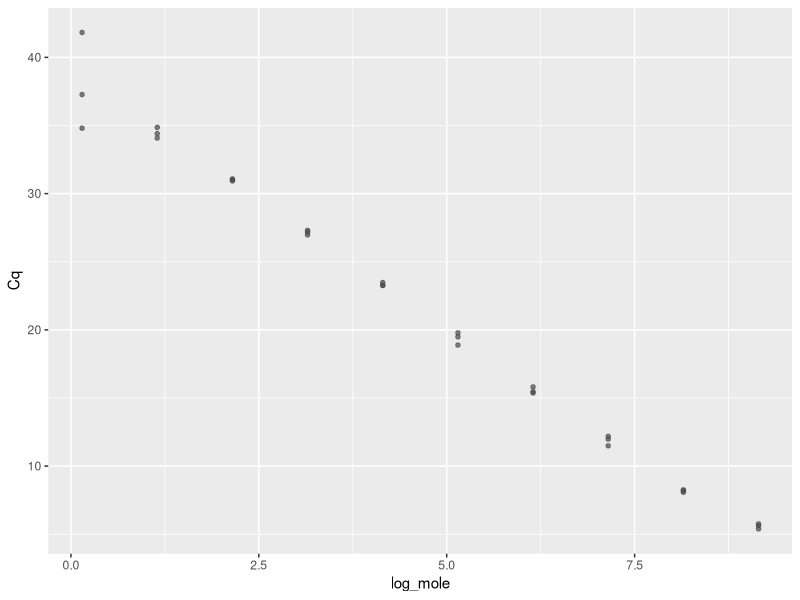
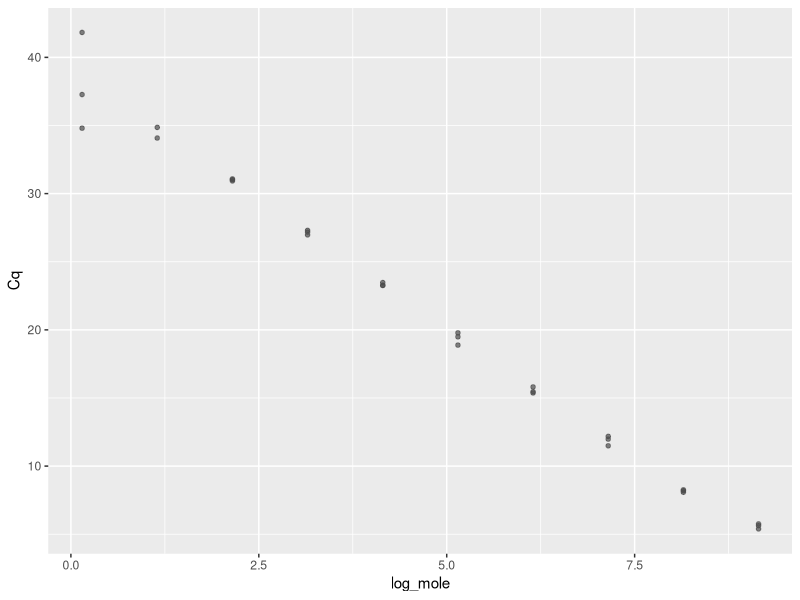
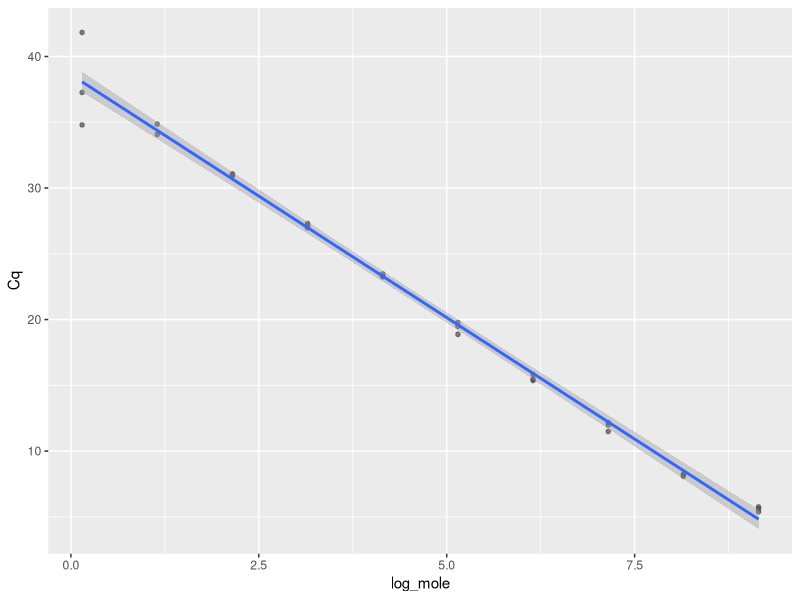

Recreate these plots in R, in order. (Note: this script raises an error after producing the figures.)
library(readxl)
library(ggplot2)

copy_numbers <- read_excel("240306_mcrA qPCR data by copy number_HB.xlsx",
                           range = "A8:B14", col_names = FALSE)
paras <- copy_numbers$...2
names(paras) <- copy_numbers$...1
dilution <- c(1e-1,1e-10,1e-2,1e-3,1e-4,1e-5,1e-6,1e-7,1e-8,1e-9)

#1
qPCR <- read_excel("qPCR.xlsx",sheet = "Sheet2")
#2
qPCR <- read_excel("qPCR_0626.xlsx")

#set up standard data
qPCR_std <- qPCR[qPCR$`Sample Type`=='Standard',c(3,5)]
qPCR_std$molecules <- paras["No. molecules (neat, molecules)"]*rep(dilution,each=3)
qPCR_std$log_mole <- log10(qPCR_std$molecules)
qPCR_std$Cq <- as.numeric(qPCR_std$Cq)
ggplot(qPCR_std,aes(x=log_mole,y=Cq))+
  geom_point(size=2,alpha=0.7,shape=20,col='gray30')

#1 remove the outlier and check again
qPCR_std <- qPCR_std[-30,]
ggplot(qPCR_std,aes(x=log_mole,y=Cq))+
  geom_point(size=2,alpha=0.7,shape=20,col='gray30')

qPCR_model <- lm(log_mole~Cq,data=qPCR_std)
summary(qPCR_model)
ggplot(qPCR_std,aes(x=log_mole,y=Cq))+
  geom_point(size=2,alpha=0.7,shape=20,col='gray30')+
  geom_smooth(method = 'lm')

qPCR_sample <- qPCR[qPCR$`Sample Type`=='Unknown',c(3,5)]
qPCR_sample$Cq <- as.numeric(qPCR_sample$Cq)
qPCR_sample$log_mole <- predict(qPCR_model,qPCR_sample)
qPCR_sample$molecules <- 10^qPCR_sample$log_mole

#1
concentration <- c(12.9,76.8,80.6,85.6,1.51)

#2
qPCR_sample$molecules[1:3] <- 0 #set NA as 0
concentration <- c(0.362,1.95,1,1.64,1.52,3.44)

mean_mole <- aggregate(molecules ~ `Sample Name`, data = qPCR_sample, FUN = mean)
min_mole <- aggregate(molecules ~ `Sample Name`, data = qPCR_sample, FUN = min)
max_mole <- aggregate(molecules ~ `Sample Name`, data = qPCR_sample, FUN = max)

data_mole <- data.frame(Group=mean_mole$`Sample Name`,
                         Mean=mean_mole$molecules/concentration,
                         Min=min_mole$molecules/concentration,
                         Max=max_mole$molecules/concentration)

data <- rbind(data_mole,data_mole2)
data$Sample <- c("BB DNA","BP01 DNA","BP02 DNA","BP03 DNA","LB DNA","BP01 RNA","BP01 cDNA","BP02 RNA","BP02 cDNA","BP03 RNA","BP03 cDNA" )
data$Group <- c("BB", "BP01","BP02","BP03","LB",rep(c("BP01","BP02","BP03"),each=2))

ggplot(data,aes(x=Sample,y=Mean,fill=Group))+
  geom_bar(stat = "identity")+
  geom_errorbar(aes(ymin=Min,ymax=Max),width=0.2,color='darkblue')+
  labs(title = "mcrA Reverse Transcription qPCR",y="copy numbers")
